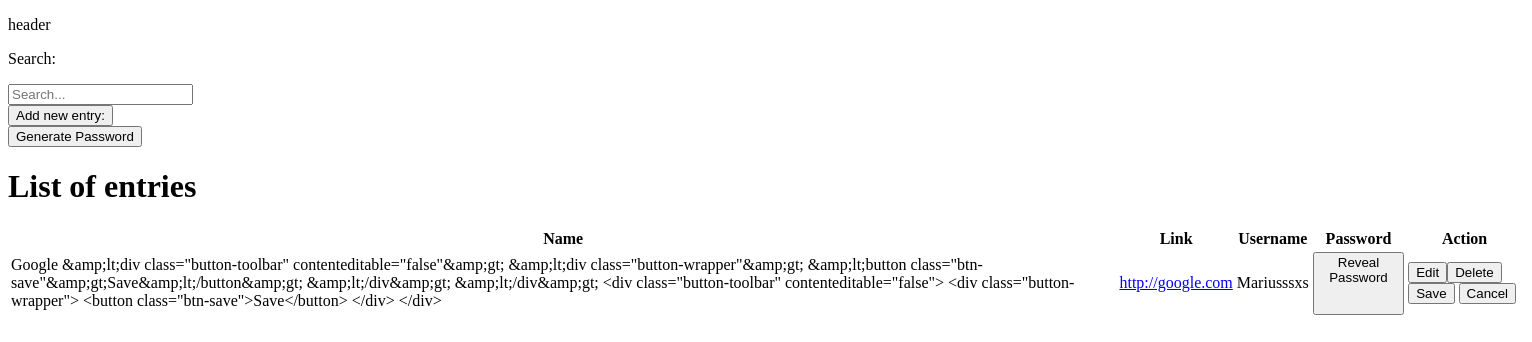
Page / (signed in) on the earlier database version.
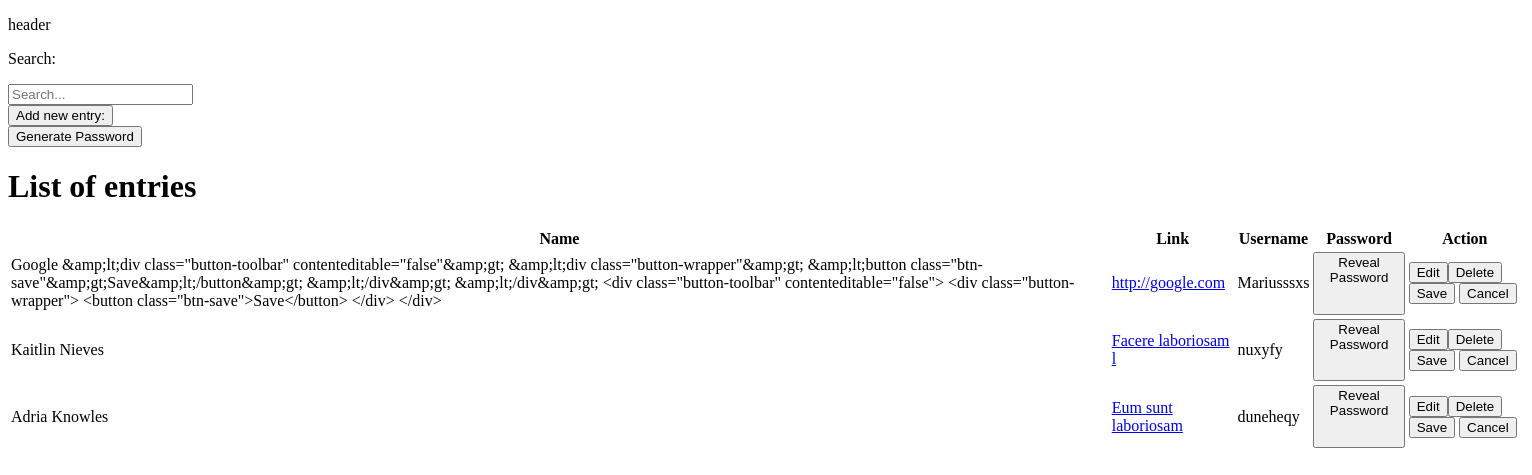
Same page on the later database version.
### tables this page shows
CREATE TABLE 'data' ('id' INTEGER PRIMARY KEY AUTOINCREMENT NOT NULL, 'user_id' INTEGER NOT NULL, 'username' TEXT NOT NULL, 'name' TEXT NOT NULL, 'link' TEXT NOT NULL, 'hash' TEXT NOT NULL);

### app.py (the view, shortened to what this page needs)
@app.route("/", methods=["GET", "POST"])
@login_required
def index():
    db = SQL("sqlite:///passwordmanager.db")
    user_id = session["user_id"]
    if request.method == "GET":
        data = db.execute(
            "SELECT * FROM data WHERE user_id=:user_id", user_id=user_id)
        data_json = data
        password = session["user_pass"]
        return render_template("index.html", dataFromFlask=data_json, dataR=password)

### app.py (called while the page is built)
@app.after_request
def after_request(response):
    response.headers["Cache-Control"] = "no-cache, no-store, must-revalidate"
    response.headers["Expires"] = 0
    response.headers["Pragma"] = "no-cache"
    return response

### helpers.py (called while the page is built)
def login_required(f):
    @wraps(f)
    def decorated_function(*args, **kwargs):
        if session.get("user_id") is None:
            return redirect("/login")
        return f(*args, **kwargs)
    return decorated_function

### templates/index.html (shortened to what this page needs)
{% extends "base.html" %} {% block title %} Index {% endblock %} {% block main
%}
<p>Search:</p>
<input id="search-bar" class="search-bar" type="text" placeholder="Search..." />
<div><button id="add-entry">Add new entry:</button></div>
<button id="generator">Generate Password</button>
{% if dataFromFlask %}
<h1>List of entries</h1>
<div>
  <table id="list-entries">
    <thead>
      <tr>
        <th>Name</th>
        <th>Link</th>
        <th>Username</th>
        <th>Password</th>
        <th>Action</th>
        {% endif %}
      </tr>
    </thead>
    <tbody>
      {% for i in dataFromFlask %}
      <tr>
        <td class="name-search" data-entry-id="{{ i['id'] }}">
          {{ i['name'] }}
        </td>
        <td>
          <a class="link-search" target="_blank" href="{{ i['link'] }}"
            >{{ i['link'] }}</a
          >
        </td>
        <td class="username-td"><p>{{ i['username'] }}</p></td>
        <td class="password-td">
          <button onclick="htmlActivate(this)">
            Reveal Password
          </button>
        </td>
        <td>
          <button class="edit-button">Edit</button
          ><button class="delete-button">Delete</button>
          <button class="save-button" class="is-hidden">Save</button>
          <button class="cancel-button" class="is-hidden">Cancel</button>
        </td>
      </tr>
      {% endfor %}
    </tbody>
  </table>
</div>
{% endblock %}

### templates/base.html (shortened to what this page needs)
<!DOCTYPE html>
<html lang="en">
  <head>
    <link
      rel="stylesheet"
      href="{{ url_for('static', filename='css/style.css') }}"
    />
    <link
      rel="stylesheet"
      href="{{ url_for('static', filename='css/stylepop.css') }}"
    />
  </head>
  <body>
    <header>
      <p>header</p>
    </header>
    {% block main %} {% endblock%}
  </body>
</html>

### static/css/style.css (style rules this page uses)
td { position: relative; }

Differences in the rows shown:
added data: name "Kaitlin Nieves", link "Facere laboriosam l", username "nuxyfy"
added data: name "Adria Knowles", link "Eum sunt laboriosam", username "duneheqy"
